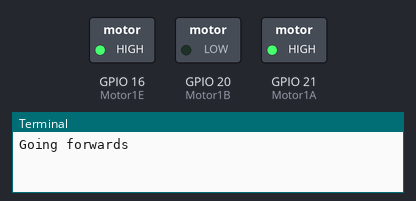
Bench run of a program on a simulated Raspberry Pi (BCM pin numbers). On the bench: switched loads named in the program (green lamp = pin HIGH), the last lines printed to the terminal. At 10.0 s the program stops and its outputs stay as they are.

Above: at 0.1 s.
At 5.1 s:
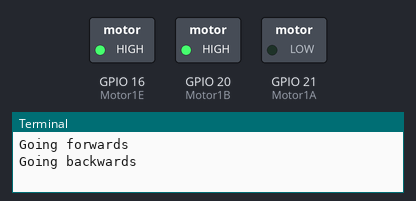
At 10.1 s:
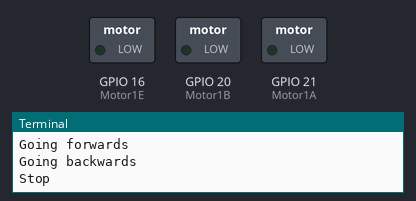
Timing chart, 0 to 11.5 s (numbered marks = the images above):
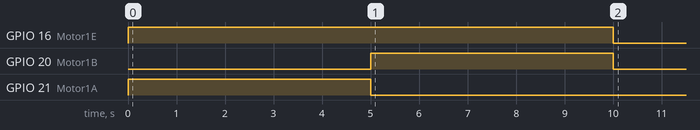

The program:

L298.py
```python
import RPi.GPIO as GPIO
from time import sleep

# Pins for Motor Driver Inputs
Motor1A = 21
Motor1B = 20
Motor1E = 16

def setup():
    GPIO.setwarnings(False)
    GPIO.setmode(GPIO.BCM)              # GPIO Numbering
    GPIO.setup(Motor1A,GPIO.OUT)  # All pins as Outputs
    GPIO.setup(Motor1B,GPIO.OUT)
    GPIO.setup(Motor1E,GPIO.OUT)

def loop():
    # Going forwards
    GPIO.output(Motor1A,GPIO.HIGH)
    GPIO.output(Motor1B,GPIO.LOW)
    GPIO.output(Motor1E,GPIO.HIGH)
    print("Going forwards")

    sleep(5)
    # Going backwards
    GPIO.output(Motor1A,GPIO.LOW)
    GPIO.output(Motor1B,GPIO.HIGH)
    GPIO.output(Motor1E,GPIO.HIGH)
    print("Going backwards")

    sleep(5)
    # Stop
    GPIO.output(Motor1E,GPIO.LOW)
    GPIO.output(Motor1B,GPIO.LOW)
    print("Stop")

def destroy():
    GPIO.cleanup()

if __name__ == '__main__':     # Program start from here
    setup()
    try:
            loop()
    except KeyboardInterrupt:
        destroy()
```

Measured:
- by itself, GPIO 16 (Motor1E): LOW → HIGH at 0.00 s, → LOW 10.0 s later
- by itself, GPIO 20 (Motor1B): LOW → HIGH at 5.0 s, → LOW 5.0 s later
- by itself, GPIO 21 (Motor1A): LOW → HIGH at 0.00 s, → LOW 5.0 s later
